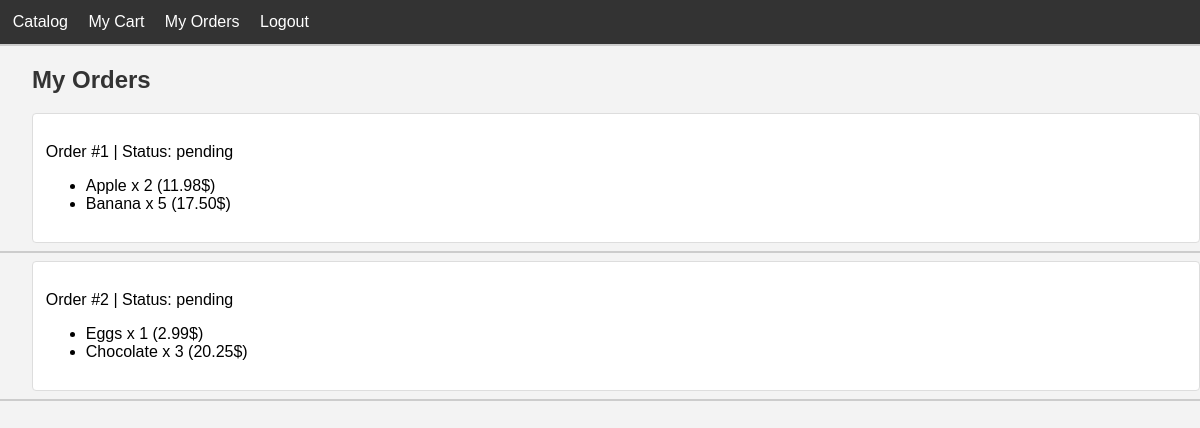
The page /my_orders/ (signed in) on the database as committed earlier.
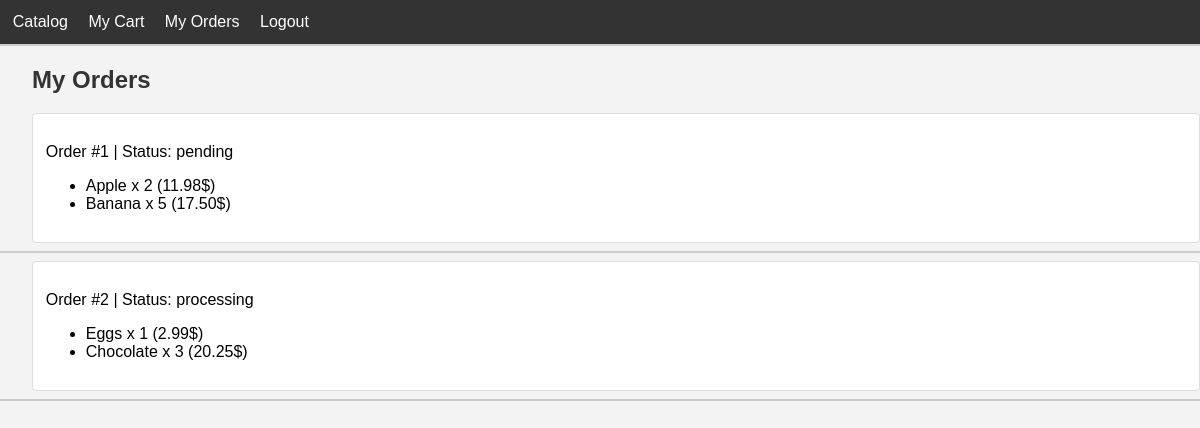
The same page on the database as committed later.
### store/models.py (models this page shows, shortened)
class Order(models.Model):
    user=models.ForeignKey(User,on_delete=models.CASCADE)
    created_at=models.DateTimeField(auto_now_add=True)
    status=models.CharField(max_length=20,default='pending')

### store/views.py (the view)
# urls.py: path('my_orders/', my_orders, name='my_orders'),
@login_required
def my_orders(request):
    orders = Order.objects.filter(user=request.user)
    return render(request, 'store/my_orders.html', {'orders': orders})

### store/templates/store/my_orders.html
{% extends 'store/base.html' %}
{% block content %}
<h2>My Orders</h2>
{% for order in orders %}
<div>
    <p>Order #{{ order.id }} | Status: {{ order.status }}</p>
    <ul>
        {% for item in order.items.all %}
        <li>{{ item.product.name }} x {{ item.quantity }} ({{ item.price }}$)</li>
        {% endfor %}
    </ul>
</div>
<hr>
{% endfor %}
{% endblock %}

Rows that differ between the two databases and show on the page:
changed Order id 2: status "pending" → "processing"
